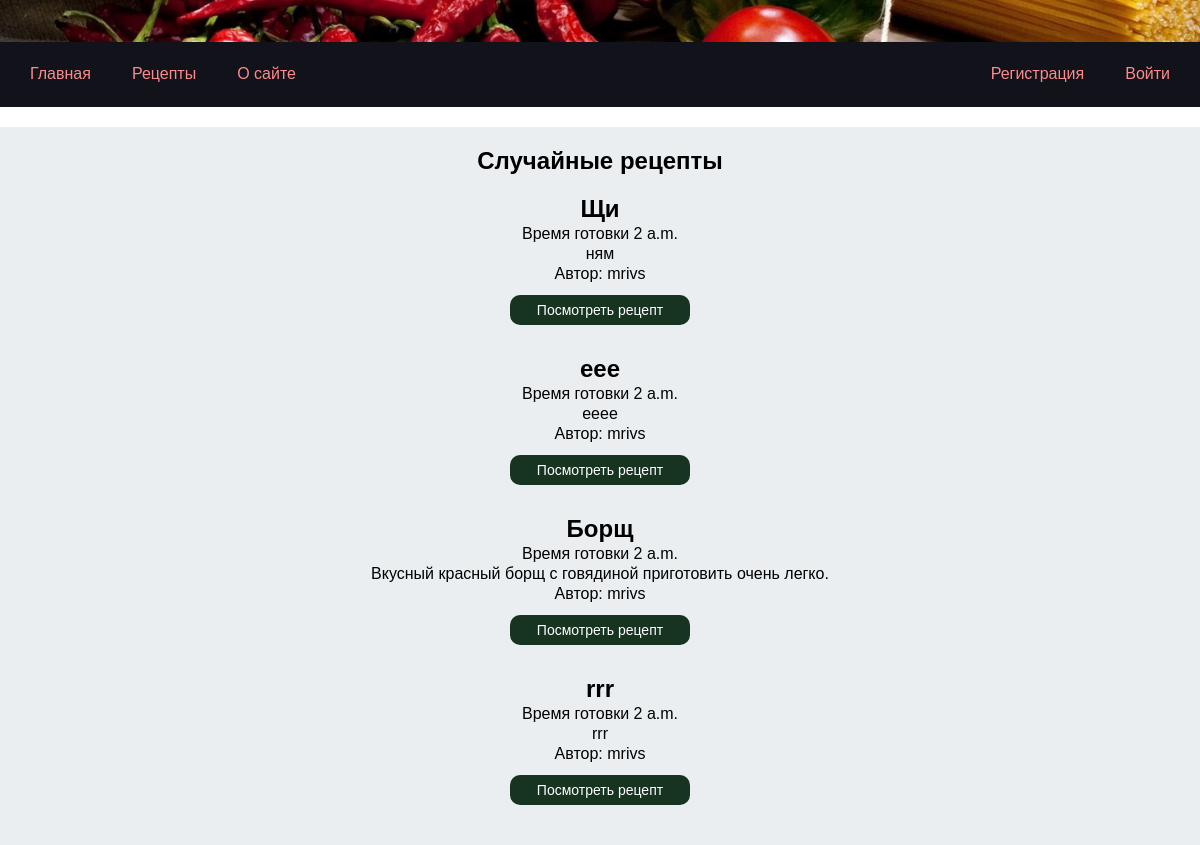
The app's page /, older data.
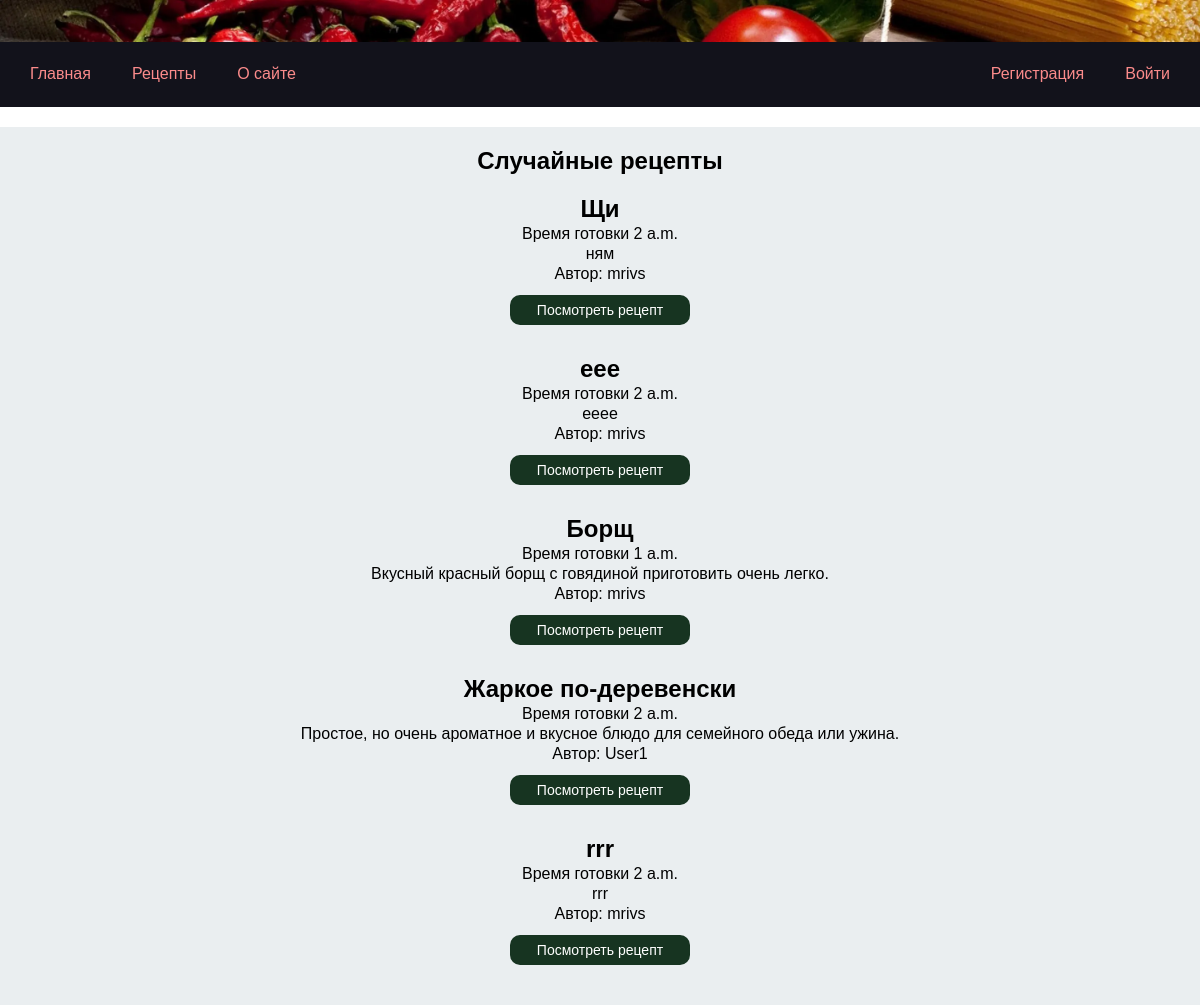
The same page, newer data.
### app_cookbook/models.py (models this page shows)
class Recipe(models.Model):
    title=models.CharField(max_length=100)
    description=models.TextField(max_length=2000)
    ingredients=models.TextField(max_length=2000, default='')
    steps=models.TextField(max_length=2000)
    cooking_time=models.TimeField()
    pecipe_image=models.ImageField(null=True, blank=True)
    author=models.ForeignKey(User,on_delete=models.CASCADE)
    category = models.ForeignKey(Category, on_delete=models.CASCADE)

### app_cookbook/views.py (the view)
# urls.py: path('', views.main, name='main'),
def main(request):
    recipes = Recipe.objects.order_by('?')[:5]  # Получаем 5 случайных рецептов
    context = {"title": "main page",'recipes': recipes}
    return render(request, "app_cookbook/main.html", context)

### app_cookbook/templates/app_cookbook/main.html
{% extends 'base.html' %}
{% block content %}
<section class='section-box'>
    <div class="content-box">
    <h1>Случайные рецепты</h1>
    {% for recipe in recipes %}
    <div class="recipe-short">
        <h2>{{ recipe.title }}</h2>
        <p>Время готовки {{ recipe.cooking_time }}</p>
        <p>{{ recipe.description }}</p>
        <p>Автор: {{ recipe.author.username }}</p>
        <a href="{% url 'recipe_detail' recipe.id %}"><button class='button-recipe'>Посмотреть рецепт </button></a>
    </div>
    {% endfor %}
</div>
</section>
{% endblock %}

Row changes from the older to the newer data that the page shows:
changed Recipe "Борщ": cooking_time "2 a.m." → "1 a.m."
added Recipe: title "Жаркое по-деревенски", cooking_time "2 a.m.", description "Простое, но очень ароматное и вкусное блюдо для семейного обеда или ужина.", author.username "User1"
